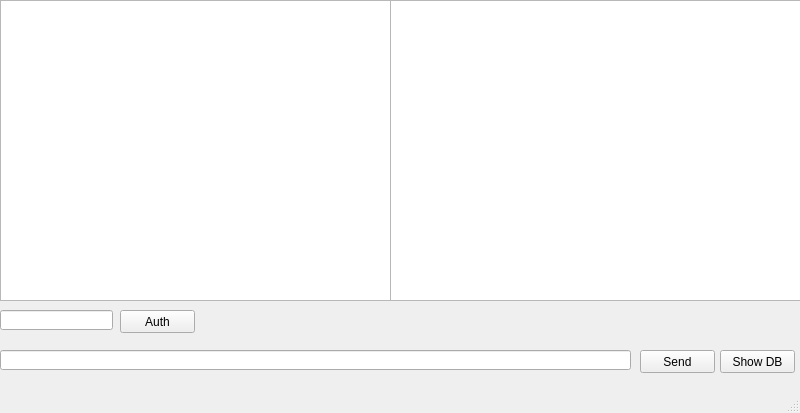
<?xml version="1.0" encoding="UTF-8"?>
<ui version="4.0">
 <class>MainWindow</class>
 <widget class="QMainWindow" name="MainWindow">
  <property name="geometry">
   <rect>
    <x>0</x>
    <y>0</y>
    <width>800</width>
    <height>413</height>
   </rect>
  </property>
  <property name="windowTitle">
   <string>MainWindow</string>
  </property>
  <widget class="QWidget" name="centralwidget">
   <widget class="QTableView" name="tableView">
    <property name="geometry">
     <rect>
      <x>390</x>
      <y>0</y>
      <width>411</width>
      <height>301</height>
     </rect>
    </property>
   </widget>
   <widget class="QPushButton" name="showDbButton">
    <property name="geometry">
     <rect>
      <x>720</x>
      <y>350</y>
      <width>75</width>
      <height>23</height>
     </rect>
    </property>
    <property name="text">
     <string>Show DB</string>
    </property>
   </widget>
   <widget class="QPushButton" name="sendMsgButton">
    <property name="geometry">
     <rect>
      <x>640</x>
      <y>350</y>
      <width>75</width>
      <height>23</height>
     </rect>
    </property>
    <property name="text">
     <string>Send</string>
    </property>
   </widget>
   <widget class="QLineEdit" name="msgLine">
    <property name="geometry">
     <rect>
      <x>0</x>
      <y>350</y>
      <width>631</width>
      <height>20</height>
     </rect>
    </property>
   </widget>
   <widget class="QTextEdit" name="msgEdit">
    <property name="geometry">
     <rect>
      <x>0</x>
      <y>0</y>
      <width>391</width>
      <height>301</height>
     </rect>
    </property>
   </widget>
   <widget class="QLineEdit" name="nameLine">
    <property name="geometry">
     <rect>
      <x>0</x>
      <y>310</y>
      <width>113</width>
      <height>20</height>
     </rect>
    </property>
   </widget>
   <widget class="QPushButton" name="authButton">
    <property name="geometry">
     <rect>
      <x>120</x>
      <y>310</y>
      <width>75</width>
      <height>23</height>
     </rect>
    </property>
    <property name="text">
     <string>Auth</string>
    </property>
   </widget>
  </widget>
  <widget class="QMenuBar" name="menubar">
   <property name="geometry">
    <rect>
     <x>0</x>
     <y>0</y>
     <width>800</width>
     <height>21</height>
    </rect>
   </property>
  </widget>
  <widget class="QStatusBar" name="statusbar"/>
 </widget>
 <resources/>
 <connections/>
</ui>
